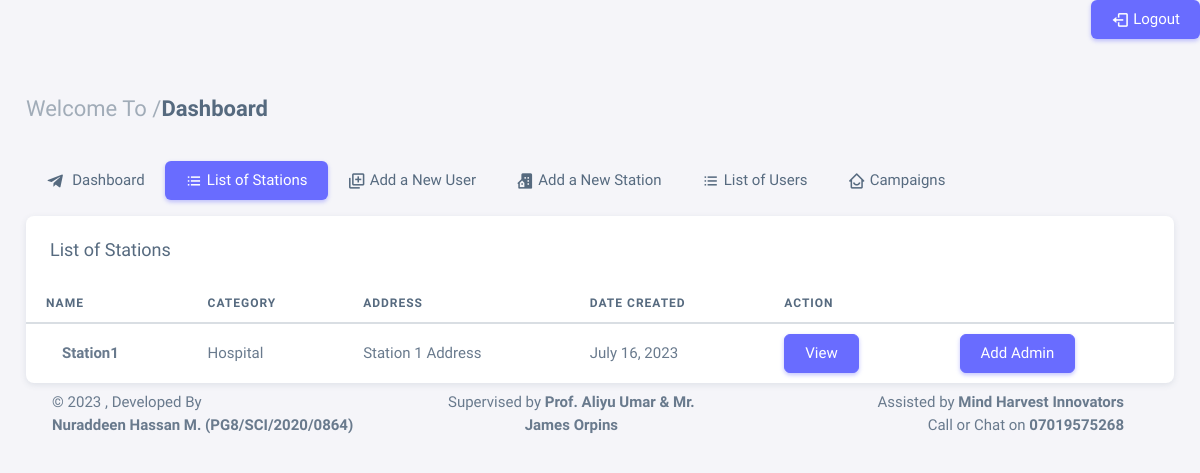
The app's page /station-list (signed in), older data.
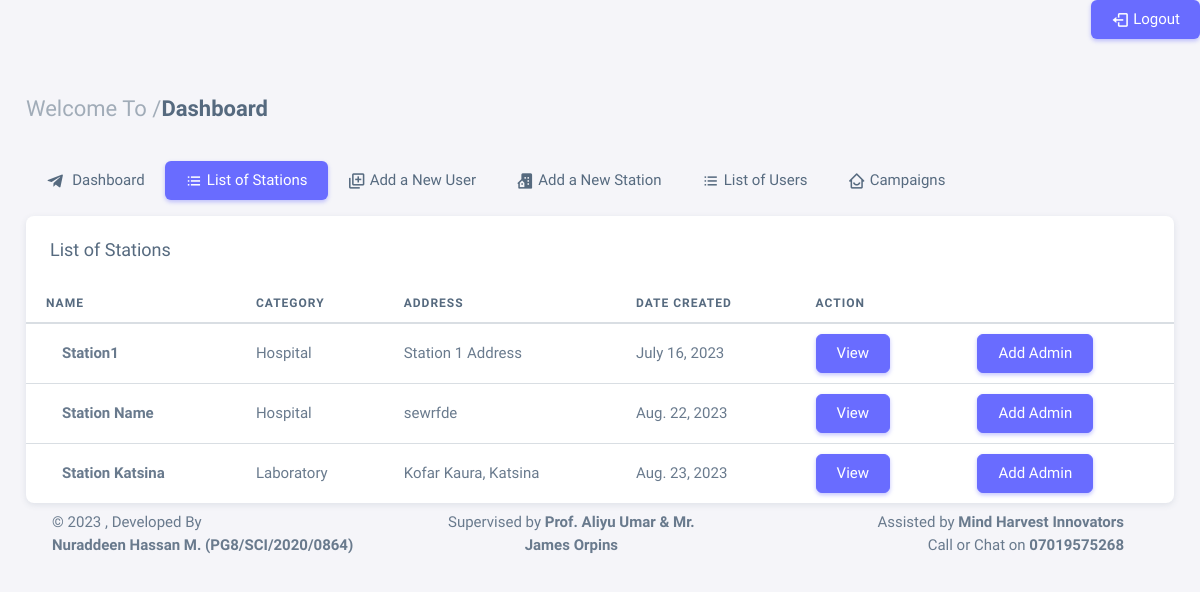
The same page, newer data.
### app/models.py (models this page shows, shortened)
class Station(models.Model):
    user = models.ForeignKey(User, on_delete=models.CASCADE)
    select = (
        ('Hospital', 'Hospital'),
        ('Clinic', 'Clinic'),
        ('Laboratory', 'Laboratory'),
    )
    name = models.CharField(max_length=50)
    category = models.CharField(max_length=50, choices=select)
    gis_location = models.CharField(max_length=50)
    address = models.TextField(max_length=200)
    supervisor = models.TextField(max_length=200)
    phone = models.IntegerField()
    email = models.EmailField(max_length=200)
    date_created = models.DateField(auto_now_add=True)

### app/views.py (the view)
# urls.py: path('station-list', views.station_list, name='station-list'),
@login_required
@user_passes_test(is_user_admin)
def station_list(request):
    station_list = Station.objects.all()
    context = {
        'station_list': station_list,
    }
    return render(request, 'station_list.html', context)

### app/views.py (called while the page is built)
def is_user_admin(user):
    return hasattr(user, 'user_admin')

### app/templates/station_list.html (shortened to what this page needs)
{% extends 'base.html' %}
{% block content %}
<div class="content-wrapper">
  <div class="container-xxl flex-grow-1 container-p-y">
    <h4 class="fw-semibold py-3 mb-4"><span class="text-muted fw-light">Welcome To /</span>Dashboard</h4>
  <div class="row">
    <div class="col-md-12">
        <ul class="nav nav-pills flex-column flex-md-row mb-3">
          <li class="nav-item">
            <a class="nav-link" href="{% url 'admin-dash' %}"><i class="bx bxl-telegram me-1"></i>
                Dashboard</a>
          </li>
            <li class="nav-item">
                <a class="nav-link active" href="javascript:void(0);"><i class="bx bx-list-ul"></i>
                    List of Stations</a>
            </li>
            <li class="nav-item">
                <a class="nav-link" href="{% url 'add-user' %}"><i class='bx bx-add-to-queue'></i> Add a New User</a>
            </li>
            <li class="nav-item">
                <a class="nav-link" href="{% url 'addStation' %}"><i class="bx bxs-building-house"></i> Add a New Station
                </a>
            </li>
            <li class="nav-item">
                <a class="nav-link" href="{% url 'user-list' %}"><i class="bx bx-list-ul"></i>
                    List of Users</a>
            </li>
            <li class="nav-item">
              <a class="nav-link" href="{% url 'camp-list' %}"><i class="bx bx-home-smile"></i> Campaigns
              </a>
          </li>
        </ul>
    <div class="card">
      <h5 class="card-header">List of Stations</h5>
      <div class="table-responsive text-nowrap">
        <table class="table">
          <thead>
            <tr>
              <th>Name</th>
              <th>Category</th>
              <th>Address</th>
              <th>Date Created</th>
              <th>Action</th>
            </tr>
          </thead>
          <tbody class="table-border-bottom-0">
            {% for s in station_list %}
            <tr>
              <td> <strong>{{s.name}}</strong></td>
              <td>{{s.category}}</td>
              <td>{{s.address}}</td>
              <td>{{s.date_created}}</td>
              <td>
                <a href="{% url 'sta-dashh' s.id %}" class="btn btn-primary me-2">View</a>
              </td>
              <td>
                <a href="{% url 'make-admin' s.id %}" class="btn btn-primary me-2">Add Admin</a>
              </td>
            {% endfor %}
          </tbody>
        </table>
      </div>
    </div>
  </div>
</div>
{% endblock content %}

### app/templates/base.html (shortened to what this page needs)
{% load static %}
<!DOCTYPE html>
<html
  lang="en"
  class="light-style layout-menu-fixed"
  dir="ltr"
  data-theme="theme-default"
  data-assets-path="../assets/"
  data-template="vertical-menu-template-free"
 >
<head>
  <link rel="stylesheet" href="{% static 'assets/vendor/fonts/boxicons.css' %}" />
  <link rel="stylesheet" href="{% static 'assets/vendor/css/core.css' %}" class="template-customizer-core-css" />
  <link rel="stylesheet" href="{% static 'assets/vendor/css/theme-default.css' %}"
    class="template-customizer-theme-css" />
  <link rel="stylesheet" href="{% static 'assets/css/demo.css' %}" />
  <link rel="stylesheet" href="{% static 'assets/vendor/libs/perfect-scrollbar/perfect-scrollbar.css' %}" />
  <link rel="stylesheet" href="{% static 'assets/vendor/libs/apex-charts/apex-charts.css' %}" />
</head>
<body>
  <ul class="nav nav-pills flex-column flex-md-row mb-3" style="justify-content: right;">
    <li class="nav-item">
      <a class="nav-link active" href="{% url 'logout' %}"><i class="bx bx-log-out"></i>
        Logout</a>
    </li>
  </ul>
  {% block content %}{% endblock%}
  <footer class="content-footer footer bg-footer-theme">
    <div class="container-xxl d-flex justify-content-between py-2">
      <div class="mb-2 mb-md-0 text-start">
          ©
          , Developed By
          <a href="#" target="_blank" class="footer-link fw-bolder">Nuraddeen Hassan M. (PG8/SCI/2020/0864)</a>
      </div>
      <div class="text-center">
          <a href="#" target="_blank" class="footer-link me-4">Supervised by <strong>Prof. Aliyu Umar & Mr. James Orpins
              </strong></a>
      </div>
      <div class="text-end">
          <a href="https://mhinnov8.com.ng" target="_blank" class="footer-link me-4">Assisted by <strong>Mind Harvest
              Innovators</strong></a>
          <a href="https://wa.me/+2347019575268" target="_blank" class="footer-link me-4">Call or Chat on
            <strong>07019575268</strong></a>
      </div>
  </div>
  </footer>
</body>
</html>

Row changes from the older to the newer data that the page shows:
added Station: name "Station Name", category "Hospital", address "sewrfde", date_created "Aug. 22, 2023"
added Station: name "Station Katsina", category "Laboratory", address "Kofar Kaura, Katsina", date_created "Aug. 23, 2023"
